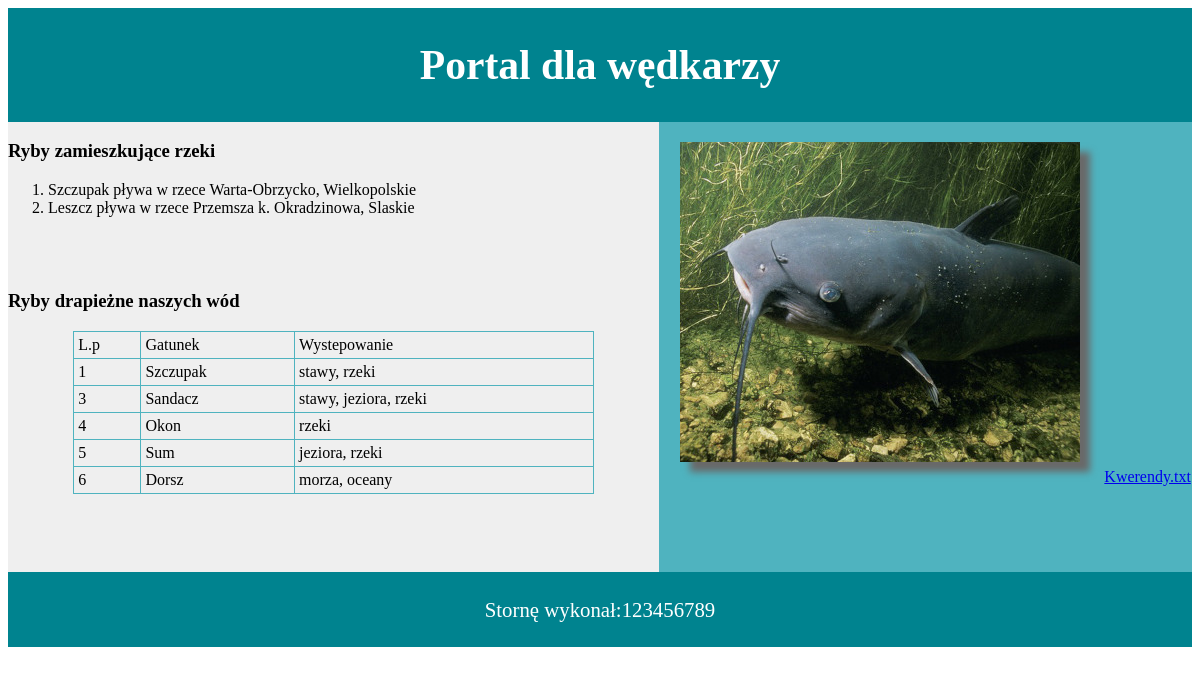
The page /egzamin_czerwiec_2022/index.php on the database its author committed.
### tables this page shows
CREATE TABLE `lowisko` (
  `id` int UNSIGNED NOT NULL,
  `Ryby_id` int UNSIGNED NOT NULL,
  `akwen` text,
  `wojewodztwo` text,
  `rodzaj` int UNSIGNED DEFAULT NULL
);

CREATE TABLE `ryby` (
  `id` int UNSIGNED NOT NULL,
  `nazwa` text,
  `wystepowanie` text,
  `styl_zycia` int DEFAULT NULL
);

### egzamin_czerwiec_2022/index.php (the view, shortened to what this page needs)
<!DOCTYPE html>
<html lang="pl">
<head>
    <link rel="stylesheet" href="style.css">
</head>
<body>
    <header class="header">
        <h1>Portal dla wędkarzy</h1>
    </header>
    <div class="lewy1">
        <h3>Ryby zamieszkujące rzeki</h3>
    <ol>
    <?php
    $servername = "localhost";
    $dbase = "wedkowanie";
    $username = "root";
    $password = "";
    $conn = mysqli_connect($servername, $username, $password, $dbase);
    $sql = "SELECT nazwa,akwen,wojewodztwo FROM ryby INNER JOIN lowisko ON ryby.id = lowisko.ryby_id WHERE rodzaj=3; ";
    $wynik = $conn->query($sql);
    while($row = mysqli_fetch_array($wynik)){
        echo "<li>$row[0] pływa w rzece $row[1], $row[2]</li>";
    }
    ?>
    </ol>
    </div>
    <div class="lewy2">
        <h3>Ryby drapieżne naszych wód</h3>
        <table>
            <tr>
                <td>L.p</td>
                <td>Gatunek</td>
                <td>Wystepowanie</td>
            </tr>
        <?php
        $sql1 = "SELECT `id`,`nazwa`,`wystepowanie` FROM `ryby` WHERE `styl_zycia` = 1;";
        $wynik1 = $conn->query($sql1);
        while($row1 = mysqli_fetch_array($wynik1)){
        echo "<tr><td>$row1[0]</td><td>$row1[1]</td><td>$row1[2]</td></tr>";
        }
        ?>
        </table>
    </div>
    <div class="prawy">
        <img src="ryba1.jpg" class="ryba">
        <a href="Kwerendy.txt">Kwerendy.txt</a>
    </div>
    <footer class="stopka">
        <p>Stornę wykonał:123456789</p>
    </footer>
</body>
</html>

### egzamin_czerwiec_2022/style.css (style rules this page uses)
.header { background-color: #00838F; color: white; padding: 5px; font-size: 130%; text-align: center; }
.stopka { background-color: #00838F; color: white; padding: 5px; font-size: 130%; text-align: center; clear: both; }
.lewy1, .lewy2 { float: left; }
.lewy1 { background-color: #EFEFEF; width: 55%; height: 150px; }
.lewy2 { background-color: #EFEFEF; width: 55%; height: 300px; }
.prawy { background-color: #4FB3BF; width: 45%; height: 450px; text-align: center; display: inline-block; }
.ryba { box-shadow: 10px 10px 7px dimgray; margin: 20px; }
table,td,tr { border-collapse: collapse ; border: 1px solid; border-color: #4FB3BF; }
table { margin: auto; width: 80%; }
td { padding: 4px; }

### rows shown on the page
lowisko: Ryby.nazwa "Szczupak", akwen "Warta-Obrzycko", wojewodztwo "Wielkopolskie"
lowisko: Ryby.nazwa "Leszcz", akwen "Przemsza k. Okradzinowa", wojewodztwo "Slaskie"
ryby: id "1", nazwa "Szczupak", wystepowanie "stawy, rzeki"
ryby: id "3", nazwa "Sandacz", wystepowanie "stawy, jeziora, rzeki"
ryby: id "4", nazwa "Okon", wystepowanie "rzeki"
ryby: id "5", nazwa "Sum", wystepowanie "jeziora, rzeki"
ryby: id "6", nazwa "Dorsz", wystepowanie "morza, oceany"
